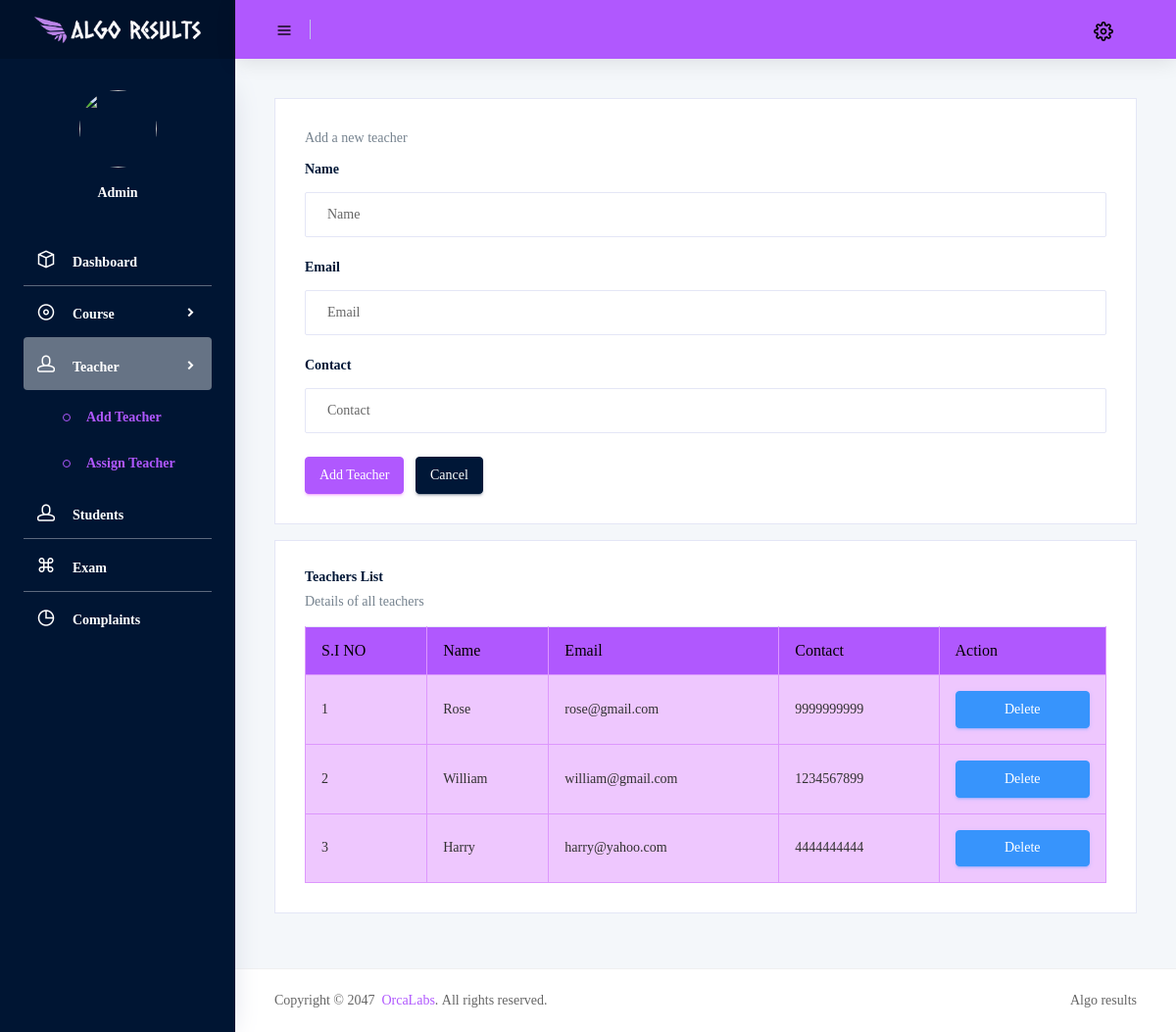
/Project/Admin/Teacher.php, run on an earlier commit of the app's database.
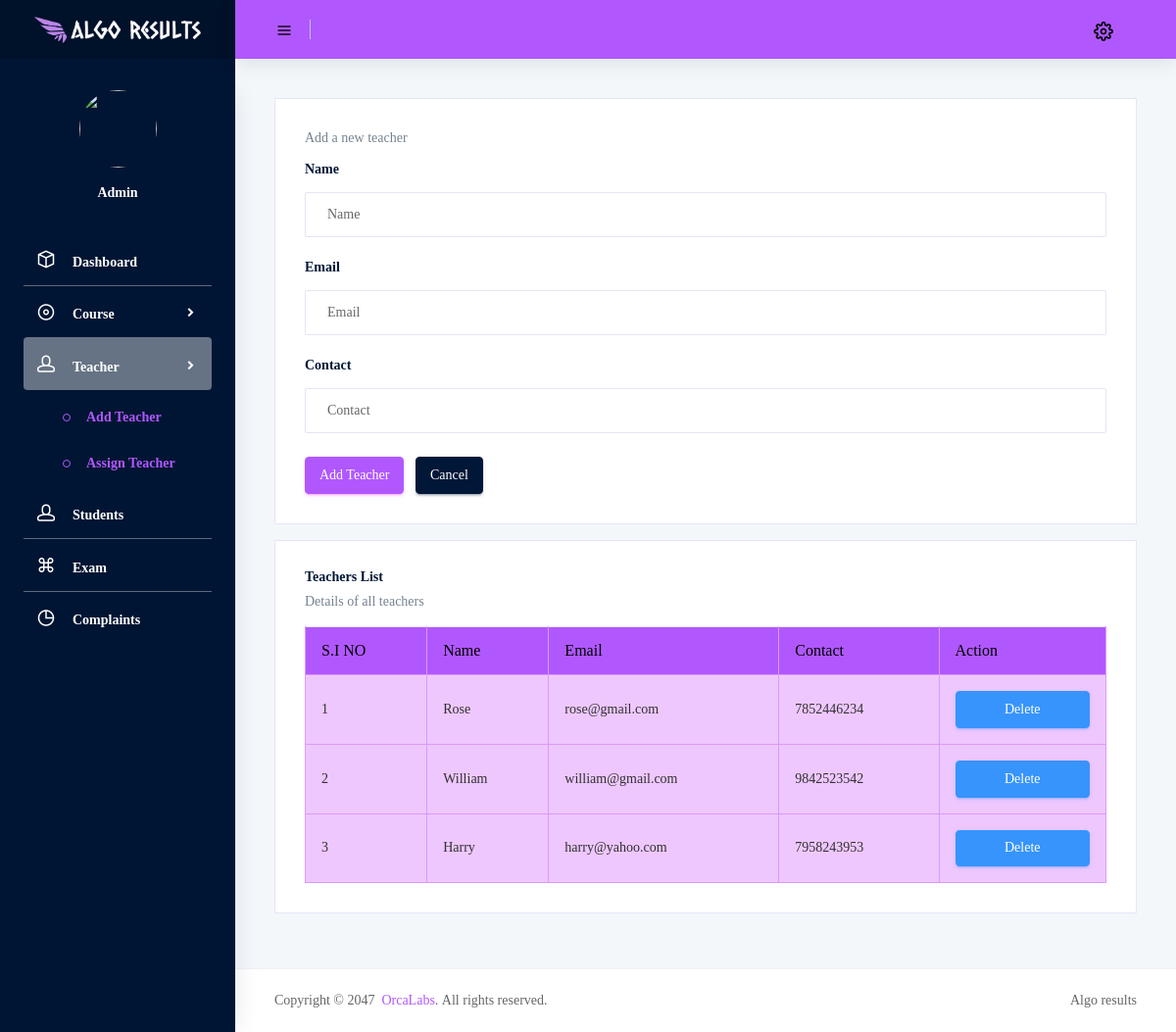
And on a later commit of the database.
### tables this page shows
CREATE TABLE IF NOT EXISTS `tbl_teacher` (
  `teacher_id` int NOT NULL AUTO_INCREMENT,
  `teacher_name` varchar(50) NOT NULL,
  `teacher_email` varchar(50) NOT NULL,
  `teacher_password` varchar(50) NOT NULL DEFAULT 'teacher123',
  `teacher_contact` bigint NOT NULL,
  `teacher_photo` varchar(250) NOT NULL,
  PRIMARY KEY (`teacher_id`),
  UNIQUE KEY `teacher_email` (`teacher_email`)
);

### Project/Admin/Teacher.php (the view, shortened to what this page needs)
<?php
include("../Assets/Connection/Connection.php");
include('Head.php');
?>
<!DOCTYPE html>
<html lang="en">
<head>
	<link rel="stylesheet" href="../Assets/CSS/Font.css">
</head>
<body>
	<div class="row">
		<div class="col-12 grid-margin stretch-card">
			<div class="card">
				<div class="card-body">
					<p class="card-description">
						Add a new teacher
					</p>
					<form action="" method="post" class="forms-sample">
						<div class="form-group">
							<label for="teacher_name">
								<h4 class="card-title">Name</h4>
							</label>
							<input type="text" class="form-control" name="teacher_name" placeholder="Name" required title="Name Allows Only Alphabets,Spaces and First Letter Must Be Capital Letter" pattern="^[A-Z]+[a-zA-Z ]*$">
						</div>
						<div class="form-group">
							<label for="teacher_email">
								<h4 class="card-title">Email</h4>
							</label>
							<input type="email" class="form-control" name="teacher_email" placeholder="Email" required>
						</div>
						<div class="form-group">
							<label for="teacher_contact">
								<h4 class="card-title">Contact</h4>
							</label>
							<td><input type="text" class="form-control" name="teacher_contact" maxlength=10 placeholder="Contact" required pattern="[7-9]{1}[0-9]{9}" title="Phone number with 7-9 and remaing 9 digit with 0-9"></td>
						</div>
						<button type="submit" class="btn btn-primary mr-2" name="btn_submit">Add Teacher</button>
						<button type="reset" class="btn btn-dark">Cancel</button>
					</form>
				</div>
			</div>
		</div>
	</div>
	<div class="row">
		<div class="col-lg-12 grid-margin stretch-card">
			<div class="card">
				<div class="card-body">
					<h4 class="card-title">Teachers List</h4>
					<p class="card-description">
						Details of all teachers
					</p>
					<div class="table-responsive">
						<table class="table table-primary table-bordered table-hover">
							<thead>
								<tr>
									<th>S.I NO</th>
									<th>Name</th>
									<th>Email</th>
									<th>Contact</th>
									<th>Action</th>
								</tr>
							</thead>
							<tbody>
								<?php
								$i = 0;
								$selQry = "select * from tbl_teacher";
								$data = mysqli_query($con, $selQry);
								while ($row = mysqli_fetch_assoc($data)) {
									$i++;
								?>
									<tr>
										<td><?php echo $i; ?></td>
										<td><?php echo $row["teacher_name"]; ?></td>
										<td><?php echo $row["teacher_email"]; ?></td>
										<td><?php echo $row["teacher_contact"]; ?></td>
										<td><a href="Teacher.php?del=<?php echo $row["teacher_id"]; ?>"><button class="btn btn-info btn-block mr-2">Delete</button></a></td>
									</tr>
								<?php
								}
								?>
							</tbody>
						</table>
					</div>
				</div>
			</div>
		</div>
	</div>
</body>
<?php
include('Foot.php');
?>
</html>

What changed in the data, as far as the page shows it:
changed tbl_teacher "Rose": teacher_contact "9999999999" → "7852446234"
changed tbl_teacher "William": teacher_contact "1234567899" → "9842523542"
changed tbl_teacher "Harry": teacher_contact "4444444444" → "7958243953"
